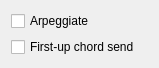
<?xml version="1.0" encoding="UTF-8"?>
<ui version="4.0">
 <class>KeyboardWidget</class>
 <widget class="QWidget" name="KeyboardWidget">
  <property name="geometry">
   <rect>
    <x>0</x>
    <y>0</y>
    <width>159</width>
    <height>66</height>
   </rect>
  </property>
  <property name="windowTitle">
   <string notr="true"/>
  </property>
  <layout class="QGridLayout">
   <item row="1" column="0">
    <widget class="QCheckBox" name="first_up_chord_send">
     <property name="toolTip">
      <string>When the first key in a chord is released, the chord is sent.
If the key is pressed and released again, another chord is sent.</string>
     </property>
     <property name="text">
      <string>First-up chord send</string>
     </property>
    </widget>
   </item>
   <item row="0" column="0">
    <widget class="QCheckBox" name="arpeggiate">
     <property name="sizePolicy">
      <sizepolicy hsizetype="Minimum" vsizetype="Minimum">
       <horstretch>0</horstretch>
       <verstretch>0</verstretch>
      </sizepolicy>
     </property>
     <property name="text">
      <string>Arpeggiate</string>
     </property>
    </widget>
   </item>
  </layout>
 </widget>
 <resources/>
 <connections>
  <connection>
   <sender>arpeggiate</sender>
   <signal>clicked(bool)</signal>
   <receiver>KeyboardWidget</receiver>
   <slot>update_arpeggiate(bool)</slot>
   <hints>
    <hint type="sourcelabel">
     <x>56</x>
     <y>17</y>
    </hint>
    <hint type="destinationlabel">
     <x>56</x>
     <y>17</y>
    </hint>
   </hints>
  </connection>
  <connection>
   <sender>first_up_chord_send</sender>
   <signal>clicked(bool)</signal>
   <receiver>KeyboardWidget</receiver>
   <slot>update_first_up_chord_send(bool)</slot>
   <hints>
    <hint type="sourcelabel">
     <x>79</x>
     <y>46</y>
    </hint>
    <hint type="destinationlabel">
     <x>79</x>
     <y>32</y>
    </hint>
   </hints>
  </connection>
 </connections>
 <slots>
  <slot>update_arpeggiate(bool)</slot>
  <slot>update_first_up_chord_send(bool)</slot>
 </slots>
</ui>
